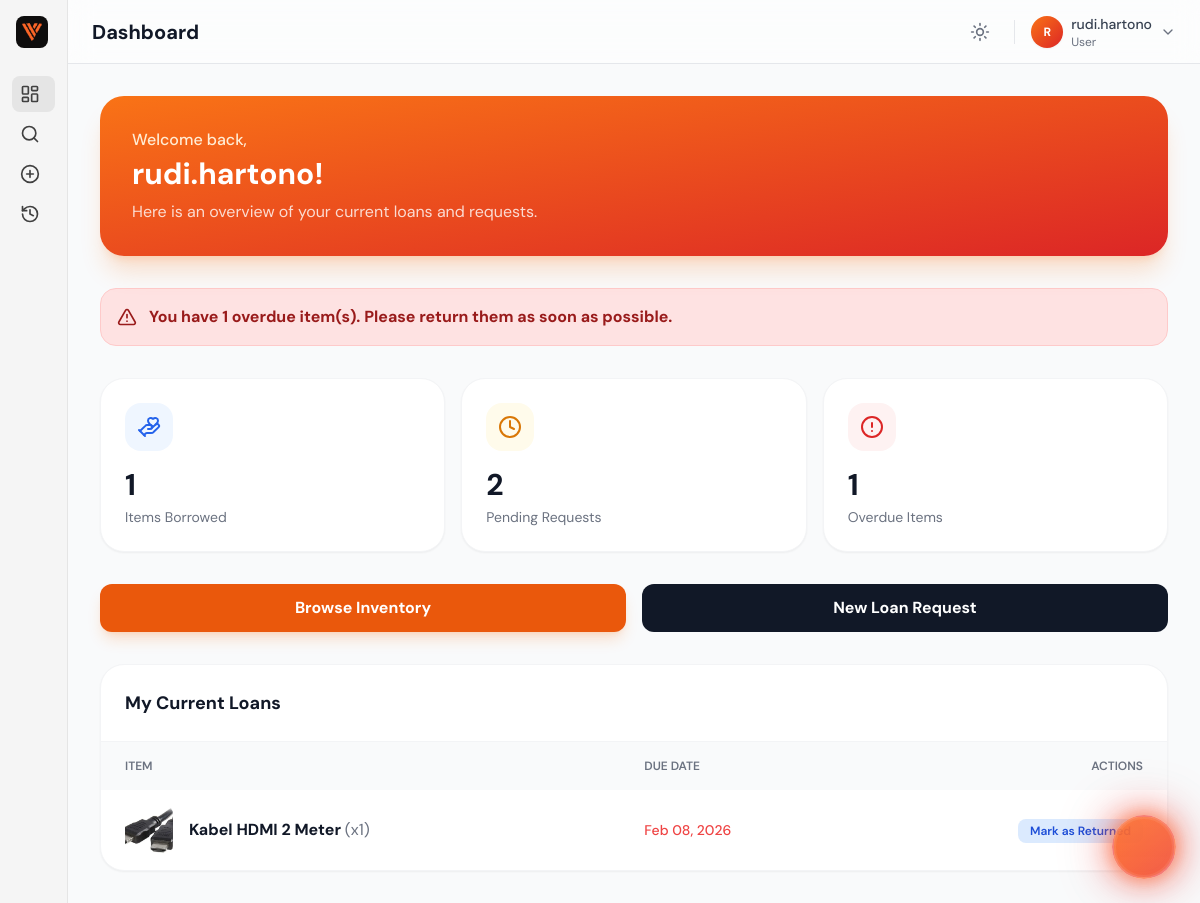
Page /dashboard.php (signed in) on the earlier database version.
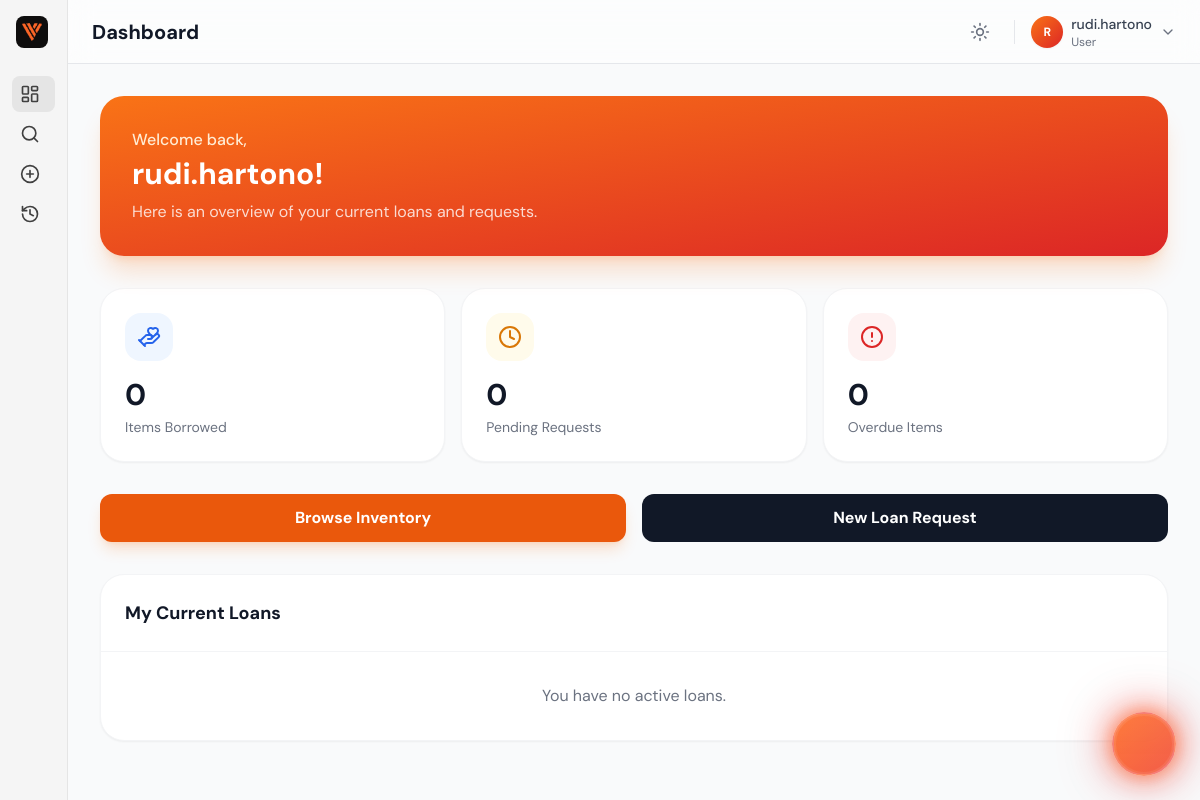
Same page on the later database version.
### tables this page shows
CREATE TABLE `peminjaman_detail` (
  `id` int(11) NOT NULL AUTO_INCREMENT,
  `peminjaman_id` int(11) NOT NULL,
  `inventaris_id` int(11) NOT NULL,
  `jumlah` int(11) NOT NULL,
  `catatan` text DEFAULT NULL,
  `created_at` timestamp NOT NULL DEFAULT current_timestamp(),
  `updated_at` timestamp NOT NULL DEFAULT current_timestamp() ON UPDATE current_timestamp(),
  PRIMARY KEY (`id`),
  KEY `idx_peminjaman` (`peminjaman_id`),
  KEY `idx_inventaris` (`inventaris_id`),
  CONSTRAINT `peminjaman_detail_ibfk_1` FOREIGN KEY (`peminjaman_id`) REFERENCES `peminjaman` (`id`) ON DELETE CASCADE,
  CONSTRAINT `peminjaman_detail_ibfk_2` FOREIGN KEY (`inventaris_id`) REFERENCES `inventaris` (`id`) ON DELETE CASCADE
);

CREATE TABLE `inventaris` (
  `id` int(11) NOT NULL AUTO_INCREMENT,
  `nama_barang` varchar(100) NOT NULL,
  `kategori` varchar(50) NOT NULL,
  `stok_total` int(11) NOT NULL DEFAULT 0,
  `stok_tersedia` int(11) NOT NULL DEFAULT 0,
  `kondisi` enum('baik','rusak ringan','rusak berat') NOT NULL DEFAULT 'baik',
  `lokasi` varchar(100) NOT NULL,
  `deskripsi` text DEFAULT NULL,
  `image` varchar(255) DEFAULT NULL COMMENT 'Image filename for the product',
  `created_at` timestamp NOT NULL DEFAULT current_timestamp(),
  `updated_at` timestamp NOT NULL DEFAULT current_timestamp() ON UPDATE current_timestamp(),
  PRIMARY KEY (`id`),
  KEY `idx_kategori` (`kategori`),
  KEY `idx_stok_tersedia` (`stok_tersedia`)
);

CREATE TABLE `peminjaman` (
  `id` int(11) NOT NULL AUTO_INCREMENT,
  `kode_peminjaman` varchar(20) DEFAULT NULL,
  `user_id` int(11) NOT NULL,
  `employee_id` int(11) DEFAULT NULL,
  `tanggal_pinjam` date NOT NULL,
  `tanggal_kembali_rencana` date DEFAULT NULL COMMENT 'Expected return date set by admin',
  `tanggal_kembali` date DEFAULT NULL COMMENT 'Actual return date',
  `status` enum('pending','approved','rejected','returned') NOT NULL DEFAULT 'pending',
  `keterangan` text DEFAULT NULL,
  `alasan_reject` text DEFAULT NULL,
  `created_at` timestamp NOT NULL DEFAULT current_timestamp(),
  `updated_at` timestamp NOT NULL DEFAULT current_timestamp() ON UPDATE current_timestamp(),
  PRIMARY KEY (`id`),
  KEY `idx_user_id` (`user_id`),
  KEY `idx_status` (`status`),
  KEY `idx_tanggal_pinjam` (`tanggal_pinjam`),
  KEY `fk_employee_id` (`employee_id`),
  CONSTRAINT `fk_employee_id` FOREIGN KEY (`employee_id`) REFERENCES `employees` (`id`) ON DELETE SET NULL,
  CONSTRAINT `peminjaman_ibfk_1` FOREIGN KEY (`user_id`) REFERENCES `users` (`id`) ON DELETE CASCADE
);

### src/Auth.php (called while the page is built, shortened)
<?php
class Auth
{
    public function isLoggedIn()
    {
        return isset($_SESSION['logged_in']) && $_SESSION['logged_in'] === true;
    }
    public function getCurrentUser()
    {
        return [
            'id' => $_SESSION['user_id'],
            'username' => $_SESSION['username'],
            'email' => $_SESSION['email'],
            'role' => $_SESSION['role']
        ];
    }
}

### src/Loan.php (called while the page is built, shortened)
<?php
class Loan
{
    private $pdo;
    public function __construct($pdo)
    {
        $this->pdo = $pdo;
    }
    public function getLoanStatsForUser($user_id)
    {
        $stats = [
            'approved' => 0,
            'pending' => 0,
            'overdue' => 0
        ];
        try {
            $stmt = $this->pdo->prepare("SELECT COUNT(*) FROM peminjaman WHERE user_id = ? AND status = 'approved'");
            $stmt->execute([$user_id]);
            $stats['approved'] = $stmt->fetchColumn();
            $stmt = $this->pdo->prepare("SELECT COUNT(*) FROM peminjaman WHERE user_id = ? AND status = 'pending'");
            $stmt->execute([$user_id]);
            $stats['pending'] = $stmt->fetchColumn();
            $stmt = $this->pdo->prepare("SELECT COUNT(*) FROM peminjaman WHERE user_id = ? AND status = 'approved' AND tanggal_kembali_rencana < CURDATE()");
            $stmt->execute([$user_id]);
            $stats['overdue'] = $stmt->fetchColumn();
            return $stats;
        } catch (\PDOException $e) {
            return $stats;
        }
    }
    public function getActiveLoansByUserId($user_id)
    {
        try {
            $stmt = $this->pdo->prepare(
                "SELECT p.*, e.nama_karyawan
                 FROM peminjaman p
                 LEFT JOIN employees e ON p.employee_id = e.id
                 WHERE p.user_id = ? AND p.status = 'approved'
                 ORDER BY p.tanggal_kembali_rencana ASC"
            );
            $stmt->execute([$user_id]);
            $loans = $stmt->fetchAll();
            $stmtDetails = $this->pdo->prepare(
                "SELECT pd.jumlah, i.id as inventaris_id, i.nama_barang, i.image
                 FROM peminjaman_detail pd
                 JOIN inventaris i ON pd.inventaris_id = i.id
                 WHERE pd.peminjaman_id = ?"
            );
            foreach ($loans as &$loan) {
                $stmtDetails->execute([$loan['id']]);
                $loan['details'] = $stmtDetails->fetchAll();
            }
            return $loans;
        } catch (\PDOException $e) {
            return [];
        }
    }
}

### public/includes/user_dashboard_content.php (the view, shortened to what the changed rows need)
<?php if ($userStats['overdue'] > 0): ?>
<div class="mb-6 p-4 rounded-2xl bg-red-100 text-red-800 dark:bg-red-900/30 dark:text-red-300 border border-red-200 dark:border-red-700 flex items-center gap-3">
    <i data-lucide="alert-triangle" class="w-5 h-5"></i>
    <span class="font-bold">You have <?= $userStats['overdue'] ?> overdue item(s). Please return them as soon as possible.</span>
</div>
<?php endif; ?>
<div class="grid grid-cols-1 md:grid-cols-3 gap-4 mb-8">
    <div class="p-6 bg-white dark:bg-gray-800 rounded-3xl border border-gray-100 dark:border-gray-700 shadow-sm">
        <div class="flex items-center justify-between mb-4">
            <div class="p-3 bg-blue-50 dark:bg-blue-900/20 text-blue-600 dark:text-blue-400 rounded-2xl">
                <i data-lucide="hand-heart" class="w-6 h-6"></i>
            </div>
        </div>
        <h3 class="text-3xl font-bold text-gray-900 dark:text-white mb-1"><?= $userStats['approved'] ?></h3>
        <p class="text-sm text-gray-500 dark:text-gray-400">Items Borrowed</p>
    </div>
    <div class="p-6 bg-white dark:bg-gray-800 rounded-3xl border border-gray-100 dark:border-gray-700 shadow-sm">
        <div class="flex items-center justify-between mb-4">
            <div class="p-3 bg-amber-50 dark:bg-amber-900/20 text-amber-600 dark:text-amber-400 rounded-2xl">
                <i data-lucide="clock" class="w-6 h-6"></i>
            </div>
        </div>
        <h3 class="text-3xl font-bold text-gray-900 dark:text-white mb-1"><?= $userStats['pending'] ?></h3>
        <p class="text-sm text-gray-500 dark:text-gray-400">Pending Requests</p>
    </div>
    <div class="p-6 bg-white dark:bg-gray-800 rounded-3xl border border-gray-100 dark:border-gray-700 shadow-sm">
        <div class="flex items-center justify-between mb-4">
            <div class="p-3 bg-red-50 dark:bg-red-900/20 text-red-600 dark:text-red-400 rounded-2xl">
                <i data-lucide="alert-circle" class="w-6 h-6"></i>
            </div>
        </div>
        <h3 class="text-3xl font-bold text-gray-900 dark:text-white mb-1"><?= $userStats['overdue'] ?></h3>
        <p class="text-sm text-gray-500 dark:text-gray-400">Overdue Items</p>
    </div>
</div>
<div class="space-y-4 md:space-y-0 md:flex md:gap-4 mb-8">
    <a href="user/browse.php" class="w-full md:w-auto flex-1 text-center px-6 py-3 bg-orange-600 text-white rounded-xl text-base font-bold hover:bg-orange-700 transition-colors shadow-lg shadow-orange-500/20">
        Browse Inventory
    </a>
    <a href="user/request.php" class="w-full md:w-auto flex-1 text-center px-6 py-3 bg-gray-900 dark:bg-gray-700 text-white dark:text-gray-200 rounded-xl text-base font-bold hover:bg-black dark:hover:bg-gray-600 transition-colors">
        New Loan Request
    </a>
</div>
<div class="bg-white dark:bg-gray-800 rounded-3xl border border-gray-100 dark:border-gray-700 shadow-sm">
    <div class="p-6 border-b border-gray-100 dark:border-gray-700">
        <h3 class="text-lg font-bold text-gray-900 dark:text-white">My Current Loans</h3>
    </div>
    <?php if (empty($activeUserLoans)): ?>
        <div class="p-8 text-center text-gray-500">You have no active loans.</div>
    <?php else: ?>
        <div class="overflow-x-auto">
            <table class="w-full text-left">
                <thead class="bg-gray-50 dark:bg-gray-700/50 text-xs uppercase text-gray-500 dark:text-gray-400">
                    <tr>
                        <th class="px-6 py-4 font-semibold">Item</th>
                        <th class="px-6 py-4 font-semibold">Due Date</th>
                        <th class="px-6 py-4 font-semibold text-right">Actions</th>
                    </tr>
                </thead>
                <tbody class="divide-y divide-gray-100 dark:divide-gray-700">
                    <?php foreach ($activeUserLoans as $loan): ?>
                    <tr class="hover:bg-gray-50 dark:hover:bg-gray-750 transition-colors">
                        <td class="px-6 py-4">
                            <?php foreach($loan['details'] as $detail): ?>
                                <div class="flex items-center gap-4">
                                    <?php if (!empty($detail['image'])): ?>
                                        <img src="assets/product/<?= htmlspecialchars($detail['image']) ?>" alt="<?= htmlspecialchars($detail['nama_barang']) ?>" class="w-12 h-12 object-cover rounded-lg">
                                    <?php else: ?>
                                        <div class="w-12 h-12 bg-gray-100 dark:bg-gray-700 rounded-lg flex items-center justify-center"><i data-lucide="box" class="w-6 h-6 text-gray-400"></i></div>
                                    <?php endif; ?>
                                    <div>
                                        <a href="user/detail.php?id=<?= $detail['inventaris_id'] ?>" class="font-bold text-gray-900 dark:text-white hover:text-orange-500 hover:underline">
                                            <?= htmlspecialchars($detail['nama_barang']) ?>
                                        </a>
                                        <span class="text-gray-500">(x<?= $detail['jumlah'] ?>)</span>
                                    </div>
                                </div>
                            <?php endforeach; ?>
                        </td>
                        <td class="px-6 py-4 text-sm">
                            <?php
                            $isOverdue = false;
                            if ($loan['tanggal_kembali_rencana']) {
                                try {
                                    $dueDate = new DateTime($loan['tanggal_kembali_rencana']);
                                    $today = new DateTime('today');
                                    if ($dueDate < $today) {
                                        $isOverdue = true;
                                    }
                                } catch (Exception $e) {}
                            }
                            ?>
                            <span class="font-medium <?= $isOverdue ? 'text-red-500' : 'text-gray-600 dark:text-gray-300' ?>">
                                <?= date('M d, Y', strtotime($loan['tanggal_kembali_rencana'])) ?>
                            </span>
                        </td>
                        <td class="px-6 py-4 text-right">
                             <a href="user/history.php?action=mark_returned&id=<?= $loan['id'] ?>"
                                onclick="return confirm('Are you sure you want to mark this loan as returned?')"
                                class="px-3 py-1 bg-blue-100 text-blue-700 dark:bg-blue-900/30 dark:text-blue-400 rounded-lg text-xs font-semibold hover:bg-blue-200 transition">
                                Mark as Returned
                            </a>
                        </td>
                    </tr>
                    <?php endforeach; ?>
                </tbody>
            </table>
        </div>
    <?php endif; ?>
</div>

Differences in the rows shown:
no longer on this page (row edited): peminjaman: tanggal_kembali_rencana "Feb 08, 2026"
no longer on this page (row edited): peminjaman_detail: inventaris.image (picture), inventaris.nama_barang "Kabel HDMI 2 Meter", jumlah "1"
Other differences:
$userStats['approved']: "1" → "0"
$userStats['pending']: "2" → "0"
$userStats['overdue']: "1" → "0"
$userStats['overdue']: "1" → (not shown)
text no longer shown: "You have overdue item(s). Please return them as soon as possible. ITEM DUE DATE ACTIONS"
text now shown: "You have no active loans."
